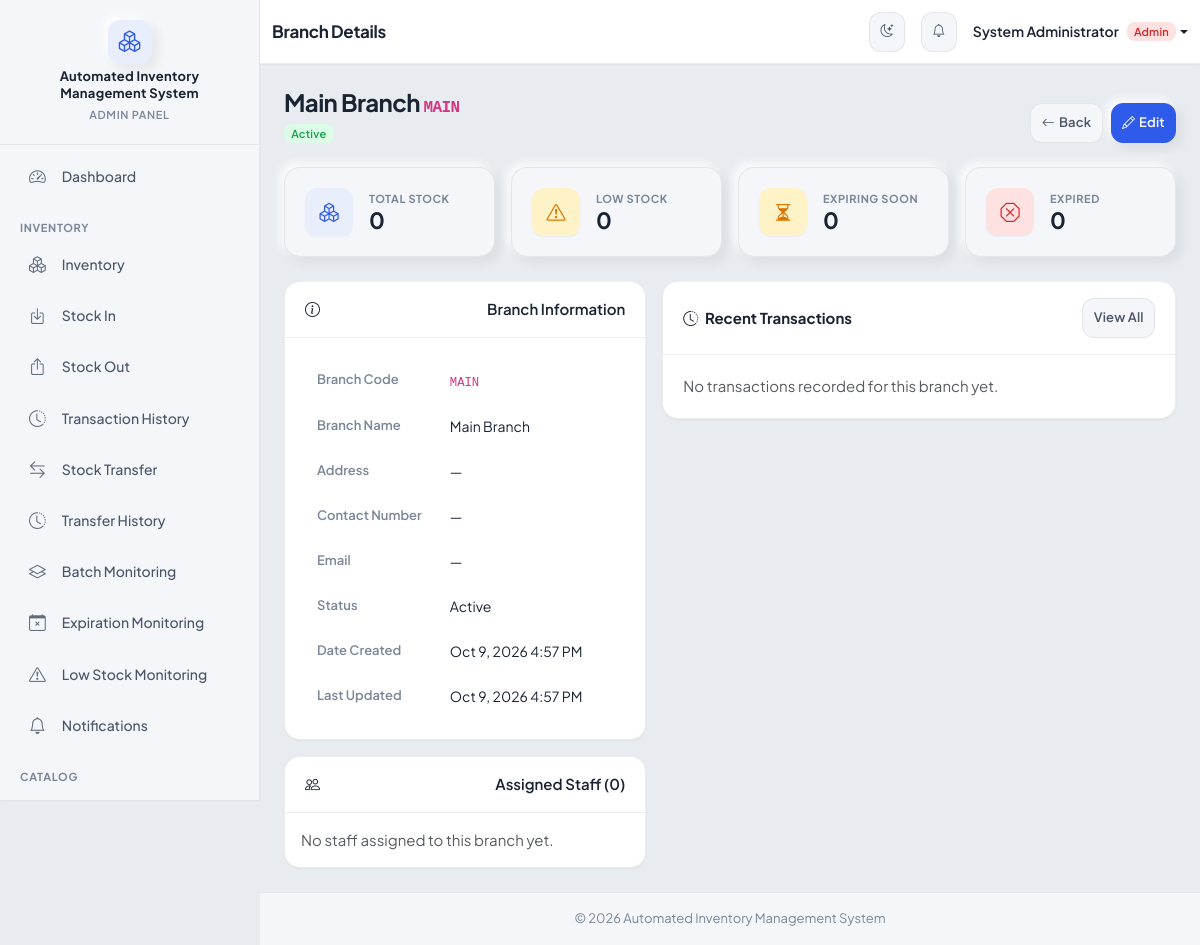
Page /admin/branch_view.php?id=1 (signed in) on the committed database.
### tables this page shows
CREATE TABLE `branches` (
  `branch_id` int(11) NOT NULL,
  `branch_code` varchar(20) NOT NULL,
  `branch_name` varchar(150) NOT NULL,
  `address` text DEFAULT NULL,
  `contact_number` varchar(20) DEFAULT NULL,
  `email` varchar(100) DEFAULT NULL,
  `status` enum('active','inactive') NOT NULL DEFAULT 'active',
  `deleted_at` timestamp NULL DEFAULT NULL,
  `created_at` timestamp NOT NULL DEFAULT current_timestamp(),
  `updated_at` timestamp NULL DEFAULT current_timestamp() ON UPDATE current_timestamp()
);

### includes/config.php (called while the page is built, shortened)
<?php
function db(): PDO
{
    static $pdo = null;
    if ($pdo === null) {
        $dsn = sprintf(
            'mysql:host=%s;port=%d;dbname=%s;charset=utf8mb4',
            DB_HOST,
            DB_PORT,
            DB_NAME
        );
        $options = [
            PDO::ATTR_ERRMODE            => PDO::ERRMODE_EXCEPTION,
            PDO::ATTR_DEFAULT_FETCH_MODE => PDO::FETCH_ASSOC,
            PDO::ATTR_EMULATE_PREPARES   => false,
            PDO::ATTR_PERSISTENT         => false,
        ];
        try {
            $pdo = new PDO($dsn, DB_USER, DB_PASS, $options);
        } catch (PDOException $e) {
            error_log('Database connection failed: ' . $e->getMessage());
            http_response_code(500);
            if (APP_ENV === 'development') {
                die('Database connection failed: ' . htmlspecialchars($e->getMessage(), ENT_QUOTES, 'UTF-8'));
            }
            die('Database connection failed. Please try again later.');
        }
    }
    return $pdo;
}

### includes/functions.php (called while the page is built, shortened)
<?php
if (!function_exists('e')) {
    function e(mixed $value): string
    {
        return htmlspecialchars((string) $value, ENT_QUOTES | ENT_SUBSTITUTE, 'UTF-8');
    }
}
if (!function_exists('current_user_id')) {
    function current_user_id(): int
    {
        return (int) ($_SESSION['user_id'] ?? 0);
    }
}
if (!function_exists('require_login')) {
    function require_login(): void
    {
        $user = fetch_user(current_user_id());
    }
}
if (!function_exists('require_admin')) {
    function require_admin(): void
    {
        require_login();
    }
}
if (!function_exists('fetch_user')) {
    function fetch_user(int $id): ?array
    {
        $stmt = db()->prepare('SELECT * FROM users WHERE id = ? LIMIT 1');
        $stmt->execute([$id]);
        $user = $stmt->fetch();
        return $user ?: null;
    }
}
if (!function_exists('format_date')) {
    function format_date(?string $datetime, string $format = 'M j, Y g:i A'): string
    {
        $timestamp = strtotime($datetime);
        return $timestamp !== false ? date($format, $timestamp) : '—';
    }
}
if (!function_exists('inventory_overview_stats')) {
    function inventory_overview_stats(?int $branchId = null): array
    {
        $stats = [
            'total_products'     => 0,
            'total_categories'   => 0,
            'total_suppliers'    => 0,
            'total_users'        => 0,
            'total_stock_qty'    => 0,
            'low_stock'          => 0,
            'expiring_soon'      => 0,
            'expired'            => 0,
            'stock_in_today'     => 0,
            'stock_out_today'    => 0,
            'today_transactions' => 0,
        ];
        try {
            $pdo = db();
            $bp = $branchId !== null ? ' AND b.branch_id = ?' : '';
            $tp = $branchId !== null ? ' AND branch_id = ?' : '';
            $bParams = $branchId !== null ? [$branchId] : [];
            $stats['total_products']   = (int) $pdo->query('SELECT COUNT(*) FROM products WHERE deleted_at IS NULL')->fetchColumn();
            $stats['total_categories'] = (int) $pdo->query('SELECT COUNT(*) FROM categories WHERE deleted_at IS NULL')->fetchColumn();
            $stats['total_suppliers']  = (int) $pdo->query('SELECT COUNT(*) FROM suppliers WHERE deleted_at IS NULL')->fetchColumn();
            $stats['total_users']      = (int) $pdo->query('SELECT COUNT(*) FROM users WHERE deleted_at IS NULL')->fetchColumn();
            $stmt = $pdo->prepare(
                'SELECT COALESCE(SUM(b.remaining_quantity),0)
                 FROM inventory_batches b
                 JOIN products p ON p.product_id = b.product_id
                 WHERE b.remaining_quantity > 0
                   AND (b.expiration_date IS NULL OR b.expiration_date >= CURDATE())
                   AND p.deleted_at IS NULL' . $bp
            );
            $stmt->execute($bParams);
            $stats['total_stock_qty'] = (int) $stmt->fetchColumn();
            $stmt = $pdo->prepare(
                'SELECT COUNT(*)
                 FROM inventory_batches b
                 JOIN products p ON p.product_id = b.product_id
                 WHERE b.remaining_quantity > 0
                   AND b.expiration_date IS NOT NULL
                   AND b.expiration_date >= CURDATE()
                   AND b.expiration_date <= DATE_ADD(CURDATE(), INTERVAL ' . EXPIRING_NOTICE_DAYS . ' DAY)
                   AND p.deleted_at IS NULL' . $bp
            );
            $stmt->execute($bParams);
            $stats['expiring_soon'] = (int) $stmt->fetchColumn();
            $stmt = $pdo->prepare(
                'SELECT COUNT(*)
                 FROM inventory_batches b
                 JOIN products p ON p.product_id = b.product_id
                 WHERE b.remaining_quantity > 0 AND b.expiration_date IS NOT NULL AND b.expiration_date < CURDATE()
                   AND p.deleted_at IS NULL' . $bp
            );
            $stmt->execute($bParams);
            $stats['expired'] = (int) $stmt->fetchColumn();
            $stmt = $pdo->prepare(
                'SELECT COUNT(*) FROM (
                    SELECT b.product_id, b.branch_id, SUM(b.remaining_quantity) AS total_qty
                    FROM inventory_batches b
                    JOIN products p ON p.product_id = b.product_id
                    WHERE (b.expiration_date IS NULL OR b.expiration_date >= CURDATE())
                      AND p.deleted_at IS NULL' . $bp . '
                    GROUP BY b.product_id, b.branch_id
                    HAVING total_qty <= ' . LOW_STOCK_THRESHOLD . '
                 ) low'
            );
            $stmt->execute($bParams);
            $stats['low_stock'] = (int) $stmt->fetchColumn();
            $stmt = $pdo->prepare(
                "SELECT COUNT(*) FROM stock_transactions WHERE type = 'Stock In' AND DATE(created_at) = CURDATE()" . $tp
            );
            $stmt->execute($bParams);
            $stats['stock_in_today'] = (int) $stmt->fetchColumn();
            $stmt = $pdo->prepare(
                "SELECT COUNT(*) FROM stock_transactions WHERE type = 'Stock Out' AND DATE(created_at) = CURDATE()" . $tp
            );
            $stmt->execute($bParams);
            $stats['stock_out_today'] = (int) $stmt->fetchColumn();
            $stmt = $pdo->prepare(
                'SELECT COUNT(*) FROM stock_transactions WHERE DATE(created_at) = CURDATE()' . $tp
            );
            $stmt->execute($bParams);
            $stats['today_transactions'] = (int) $stmt->fetchColumn();
        } catch (Throwable $e) {
            error_log('inventory_overview_stats failed: ' . $e->getMessage());
        }
        return $stats;
    }
}
if (!function_exists('fetch_branch')) {
    function fetch_branch(int $id, bool $includeDeleted = false): ?array
    {
        $sql = 'SELECT * FROM branches WHERE branch_id = ?';
        $stmt = db()->prepare($sql . ' LIMIT 1');
        $stmt->execute([$id]);
        $row = $stmt->fetch();
        return $row ?: null;
    }
}
if (!function_exists('transaction_history')) {
    function transaction_history(array $filters = [], int $limit = 50, int $offset = 0): array
    {
        $where = ['1=1'];
        $params = [];
        if (!empty($filters['branch_id'])) {
            $where[] = 't.branch_id = ?';
            $params[] = (int) $filters['branch_id'];
        }
        $whereSql = implode(' AND ', $where);
        $sql = "SELECT t.*, p.product_name, p.barcode, p.unit, b.expiration_date, b.remaining_quantity AS batch_remaining,
                       s.supplier_name, u.fullname, u.username, br.branch_name, br.branch_code
                FROM stock_transactions t
                JOIN products p ON p.product_id = t.product_id
                LEFT JOIN inventory_batches b ON b.batch_id = t.batch_id
                LEFT JOIN suppliers s ON s.supplier_id = b.supplier_id
                LEFT JOIN users u ON u.id = t.created_by
                LEFT JOIN branches br ON br.branch_id = t.branch_id
                WHERE {$whereSql}
                ORDER BY t.created_at DESC, t.transaction_id DESC
                LIMIT {$limit} OFFSET {$offset}";
        try {
            $stmt = db()->prepare($sql);
            $stmt->execute($params);
            return $stmt->fetchAll();
        } catch (Throwable $e) {
            error_log('transaction_history failed: ' . $e->getMessage());
            return [];
        }
    }
}

### admin/branch_view.php (the view, shortened to what this page needs)
<?php
require_once __DIR__ . '/../includes/config.php';
require_once __DIR__ . '/../includes/functions.php';
require_admin();
$id = (int) ($_GET['id'] ?? 0);
$branch = fetch_branch($id, true);
$stats = inventory_overview_stats($id);
$staff = [];
try {
    $stmt = db()->prepare(
        'SELECT id, fullname, username, role, status, last_login
         FROM users WHERE branch_id = ? AND deleted_at IS NULL ORDER BY fullname ASC'
    );
    $stmt->execute([$id]);
    $staff = $stmt->fetchAll();
} catch (Throwable $e) {
    error_log('branch_view staff query failed: ' . $e->getMessage());
}
$recentTransactions = transaction_history(['branch_id' => $id], 10);
require __DIR__ . '/../includes/header.php';
?>
<div class="dash-heading">
    <div>
        <h2><?= e($branch['branch_name']) ?> <code class="fs-6"><?= e($branch['branch_code']) ?></code></h2>
        <div class="text-muted">
            <?php if ($branch['status'] === 'active'): ?>
                <span class="badge bg-success">Active</span>
            <?php else: ?>
                <span class="badge bg-secondary">Inactive</span>
            <?php endif; ?>
        </div>
    </div>
    <div class="d-flex gap-2">
        <a href="branches.php" class="btn btn-sm btn-outline-secondary"><i class="bi bi-arrow-left me-1"></i> Back</a>
        <?php if (!$branch['deleted_at']): ?>
            <a href="branch_edit.php?id=<?= $id ?>" class="btn btn-sm btn-primary"><i class="bi bi-pencil me-1"></i> Edit</a>
        <?php endif; ?>
    </div>
</div>
<div class="row g-3 mb-4">
    <?php
    $cards = [
        ['Total Stock',   $stats['total_stock_qty'],   'boxes',                'bg-grad-slate'],
        ['Low Stock',     $stats['low_stock'],          'exclamation-triangle', 'bg-grad-amber'],
        ['Expiring Soon', $stats['expiring_soon'],      'hourglass-split',      'bg-grad-amber'],
        ['Expired',       $stats['expired'],            'x-octagon',            'bg-grad-rose'],
    ];
    foreach ($cards as $c): ?>
        <div class="col-6 col-lg-3">
            <div class="glass-card stat-tile fade-in-item">
                <div class="icon-badge <?= e($c[3]) ?>"><i class="bi bi-<?= e($c[2]) ?>"></i></div>
                <div>
                    <div class="stat-label"><?= e($c[0]) ?></div>
                    <div class="stat-value"><?= (int) $c[1] ?></div>
                </div>
            </div>
        </div>
    <?php endforeach; ?>
</div>
<div class="row g-3">
    <div class="col-lg-5">
        <div class="card chart-card mb-3">
            <div class="card-header"><i class="bi bi-info-circle me-1"></i> Branch Information</div>
            <div class="card-body">
                <table class="table table-borderless mb-0">
                    <tr><th class="w-25">Branch Code</th><td><code><?= e($branch['branch_code']) ?></code></td></tr>
                    <tr><th>Branch Name</th><td><?= e($branch['branch_name']) ?></td></tr>
                    <tr><th>Address</th><td><?= nl2br(e($branch['address'] ?: '—')) ?></td></tr>
                    <tr><th>Contact Number</th><td><?= e($branch['contact_number'] ?: '—') ?></td></tr>
                    <tr><th>Email</th><td><?= e($branch['email'] ?: '—') ?></td></tr>
                    <tr><th>Status</th><td><?= e(ucfirst($branch['status'])) ?></td></tr>
                    <tr><th>Date Created</th><td><?= e(format_date($branch['created_at'])) ?></td></tr>
                    <tr><th>Last Updated</th><td><?= e(format_date($branch['updated_at'])) ?></td></tr>
                </table>
            </div>
        </div>
        <div class="card chart-card">
            <div class="card-header"><i class="bi bi-people me-1"></i> Assigned Staff (<?= count($staff) ?>)</div>
            <div class="card-body p-0">
                <?php if (!$staff): ?>
                    <p class="text-muted mb-0 p-3">No staff assigned to this branch yet.</p>
                <?php endif; ?>
            </div>
        </div>
    </div>
    <div class="col-lg-7">
        <div class="card chart-card">
            <div class="card-header d-flex align-items-center">
                <span><i class="bi bi-clock-history me-1"></i> <strong>Recent Transactions</strong></span>
                <a href="transactions.php?branch_id=<?= $id ?>" class="btn btn-sm btn-outline-secondary ms-auto">View All</a>
            </div>
            <div class="card-body">
                <?php if (!$recentTransactions): ?>
                    <p class="text-muted mb-0">No transactions recorded for this branch yet.</p>
                <?php endif; ?>
            </div>
        </div>
    </div>
</div>
<?php require __DIR__ . '/../includes/footer.php'; ?>

### rows in the picture
branches: branch_name "Main Branch", branch_code "MAIN", address "—", contact_number "—", email "—", status "Active", created_at "Oct 9, 2026 4:57 PM", updated_at "Oct 9, 2026 4:57 PM"

### other values in the picture
defined('APP_NAME') ? APP_NAME : 'AIMS' "Automated Inventory Management System"
$pageTitle "Branch Details"
$currentUserName "System Administrator"
$role "Admin"
$c[0] "TOTAL STOCK"
$c[1] "0"
$c[0] "LOW STOCK"
$c[0] "EXPIRING SOON"
$c[0] "EXPIRED"
count($staff) "0"
APP_NAME "Automated Inventory Management System"
